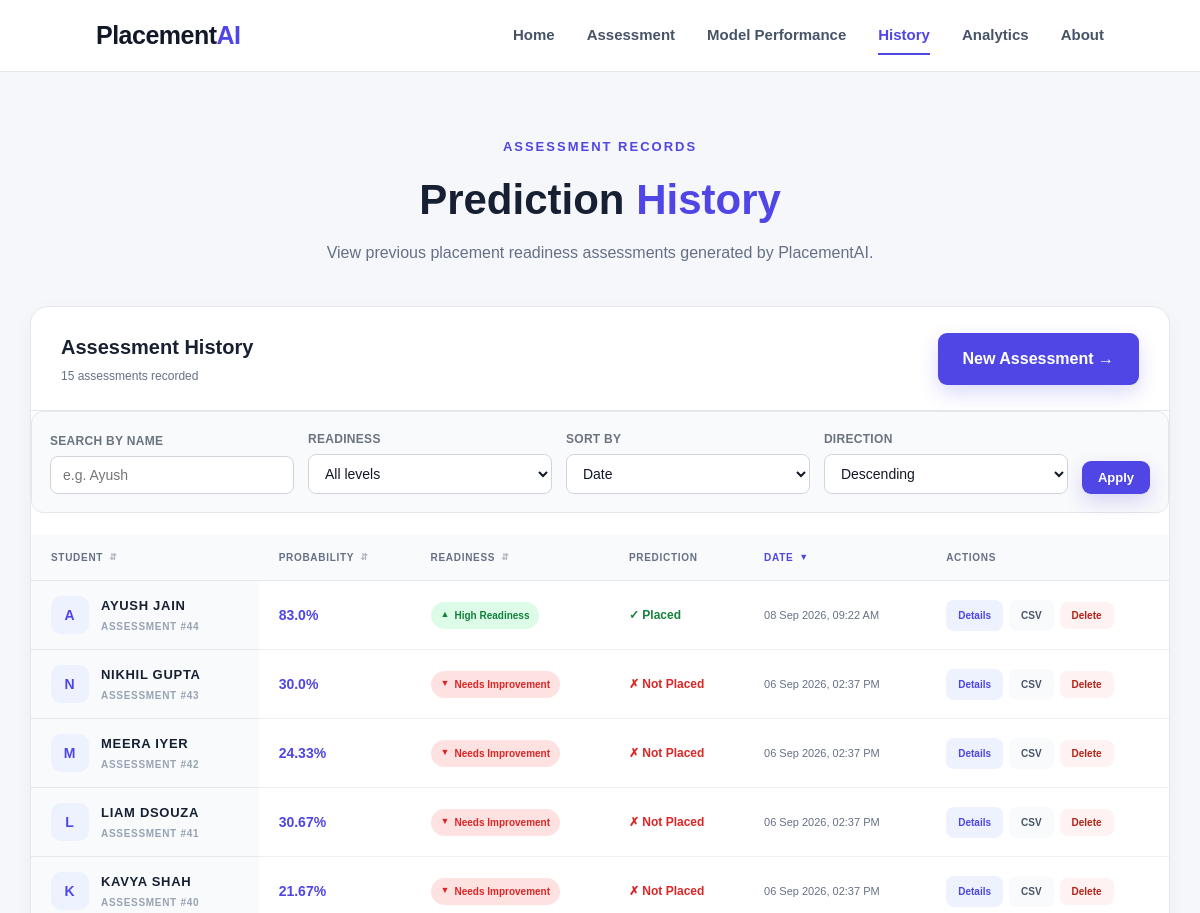
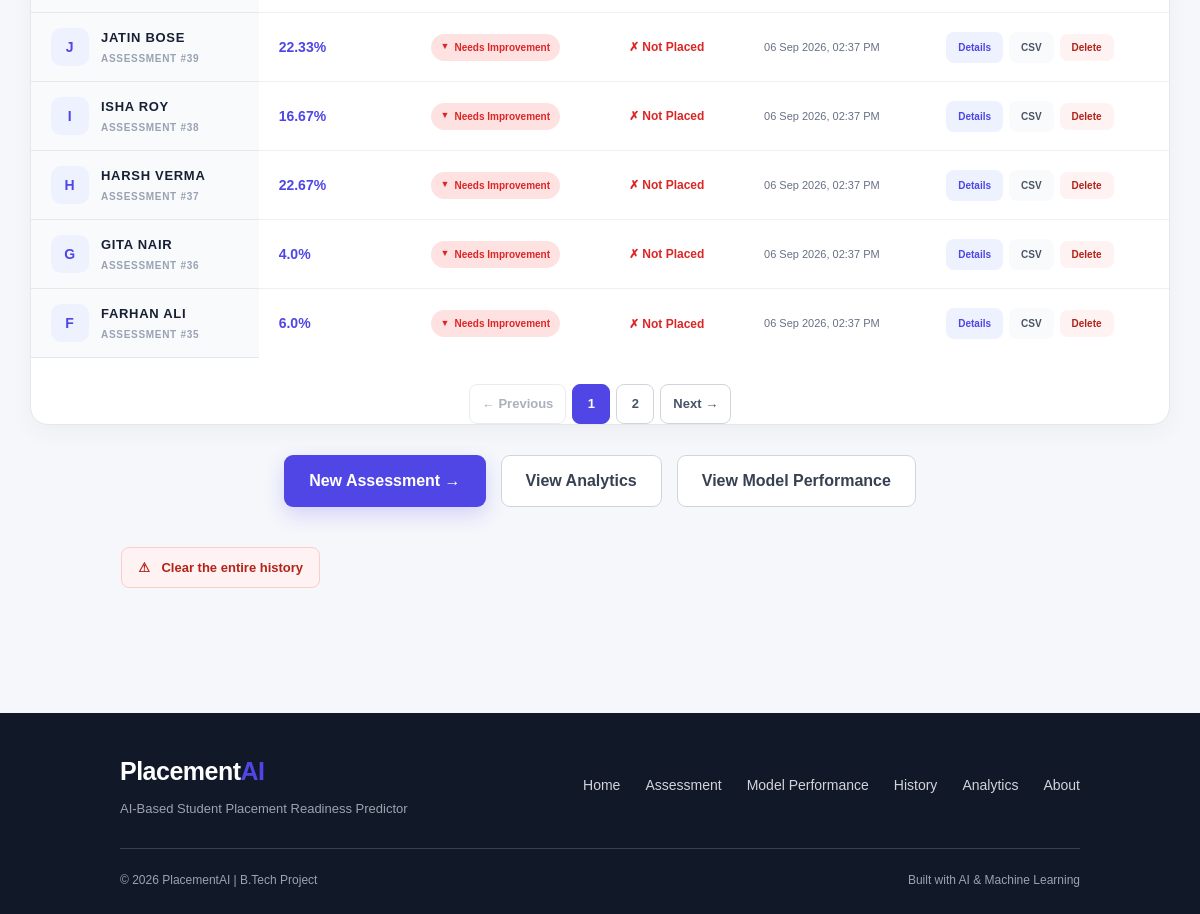
The app's page /history with its own data (2 pictures, top to bottom).
### tables this page shows
CREATE TABLE predictions (

            id INTEGER PRIMARY KEY AUTOINCREMENT,

            student_name TEXT NOT NULL,

            probability REAL NOT NULL,

            status TEXT NOT NULL,

            prediction TEXT NOT NULL,

            assessment_date TEXT NOT NULL

        , student_data TEXT, skills TEXT, recommendations TEXT, shap_data TEXT, created_at TEXT);

### app.py (the view)
@app.route("/history")
def history():
    filters = _history_filters()
    try:
        total = db.count_predictions(
            query=filters["q"],
            status=filters["status"]
        )
        page_size = config.HISTORY_PAGE_SIZE
        total_pages = max(
            1,
            -(-total // page_size)
        )
        page = min(
            filters["page"],
            total_pages
        )
        filters["page"] = page
        predictions = db.list_predictions(
            query=filters["q"],
            status=filters["status"],
            sort=filters["sort"],
            order=filters["order"],
            page=page,
            page_size=page_size
        )
    except Exception:
        logger.error(
            "Could not load prediction history",
            exc_info=True
        )
        return render_template(
            "history.html",
            active_page="history",
            predictions=[],
            filters=filters,
            total=0,
            total_pages=1,
            status_choices=config.STATUS_CHOICES,
            errors=[
                "Unable to load prediction history."
            ]
        )
    return render_template(
        "history.html",
        active_page="history",
        predictions=predictions,
        filters=filters,
        total=total,
        total_pages=total_pages,
        status_choices=config.STATUS_CHOICES
    )

### templates/history.html (shortened to what this page needs)
{% extends "base.html" %}
{% import "_macros.html" as ui %}
{% block main_class %}history-page{% endblock %}
{% set filters = filters or {} %}
{% set has_filters = filters.get('q') or filters.get('status') %}
{% macro sort_link(column, label) %}
    {% set is_active = filters.get('sort') == column %}
    {% set next_order = 'asc' if (is_active and filters.get('order') == 'desc') else 'desc' %}
    <a class="sort-link {% if is_active %}active{% endif %}"
       href="{{ url_for('history',
                        q=filters.get('q') or None,
                        status=filters.get('status') or None,
                        sort=column,
                        order=next_order) }}">
        {{ label }}
        <span class="sort-arrow" aria-hidden="true">
            {%- if is_active -%}
                {{ '&#9650;'|safe if filters.get('order') == 'asc' else '&#9660;'|safe }}
            {%- else -%}
                &#8693;
            {%- endif -%}
        </span>
    </a>
{% endmacro %}
{% macro page_link(number, label=None, classes="") %}
    <a class="page-link {{ classes }}"
       href="{{ url_for('history',
                        q=filters.get('q') or None,
                        status=filters.get('status') or None,
                        sort=filters.get('sort') or None,
                        order=filters.get('order') or None,
                        page=number if number > 1 else None) }}">
        {{ label or number }}
    </a>
{% endmacro %}
{% block content %}
<section class="history-header">
    <p class="section-tag">
        ASSESSMENT RECORDS
    </p>
    <h1>
        Prediction
        <span>History</span>
    </h1>
    <p>
        View previous placement readiness
        assessments generated by PlacementAI.
    </p>
</section>
<section class="history-container">
    <div class="history-summary">
        <div>
            <h2>
                Assessment History
            </h2>
            <p>
                {% if has_filters %}
                    {{ total }} matching assessment{{ '' if total == 1 else 's' }}
                {% else %}
                    {{ total }} assessment{{ '' if total == 1 else 's' }} recorded
                {% endif %}
            </p>
        </div>
        <a href="{{ url_for('assessment') }}"
           class="btn">
            New Assessment &rarr;
        </a>
    </div>
    <form class="history-toolbar"
          method="GET"
          action="{{ url_for('history') }}"
          role="search">
        <div class="toolbar-field">
            <label for="q">
                Search by name
            </label>
            <input type="search"
                   id="q"
                   name="q"
                   value="{{ filters.get('q', '') }}"
                   placeholder="e.g. Ayush"
                   autocomplete="off">
        </div>
        <div class="toolbar-field">
            <label for="status">
                Readiness
            </label>
            <select id="status" name="status">
                <option value="">
                    All levels
                </option>
            </select>
        </div>
        <div class="toolbar-field">
            <label for="sort">
                Sort by
            </label>
            <select id="sort" name="sort">
                {% for value, label in [
                    ("date", "Date"),
                    ("name", "Student name"),
                    ("probability", "Probability"),
                    ("status", "Readiness")
                ] %}
                    <option value="{{ value }}"
                            {% if filters.get('sort') == value %}selected{% endif %}>
                        {{ label }}
                    </option>
                {% endfor %}
            </select>
        </div>
        <div class="toolbar-field">
            <label for="order">
                Direction
            </label>
            <select id="order" name="order">
                <option value="desc"
                        {% if filters.get('order') != 'asc' %}selected{% endif %}>
                    Descending
                </option>
            </select>
        </div>
        <div class="toolbar-actions">
            <button type="submit" class="btn small">
                Apply
            </button>
        </div>
    </form>
    {% if predictions %}
    <div class="history-table-wrapper">
        <table class="history-table">
            <thead>
                <tr>
                    <th scope="col">
                        {{ sort_link('name', 'Student') }}
                    </th>
                    <th scope="col">
                        {{ sort_link('probability', 'Probability') }}
                    </th>
                    <th scope="col">
                        {{ sort_link('status', 'Readiness') }}
                    </th>
                    <th scope="col">
                        Prediction
                    </th>
                    <th scope="col">
                        {{ sort_link('date', 'Date') }}
                    </th>
                    <th scope="col">
                        Actions
                    </th>
                </tr>
            </thead>
            <tbody>
                {% for item in predictions %}
                <tr>
                    <th scope="row">
                        <div class="history-student">
                            <div class="history-avatar" aria-hidden="true">
                                {{ (item.student_name or '?')[:1]|upper }}
                            </div>
                            <div>
                                <strong>
                                    {{ item.student_name or "Unnamed student" }}
                                </strong>
                                <span>
                                    Assessment #{{ item.id }}
                                </span>
                            </div>
                        </div>
                    </th>
                    <td>
                        <strong class="history-probability">
                            {{ item.probability }}%
                        </strong>
                    </td>
                    <td>
                        {{ ui.status_badge(item.status) }}
                    </td>
                    <td>
                        {{ ui.prediction_badge(item.prediction) }}
                    </td>
                    <td class="history-date">
                        {{ item.assessment_date }}
                    </td>
                    <td>
                        <div class="row-actions">
                            <a href="{{ url_for('prediction_details', prediction_id=item.id) }}"
                               class="details-btn">
                                Details
                            </a>
                            <a href="{{ url_for('export_prediction', prediction_id=item.id) }}"
                               class="details-btn subtle">
                                CSV
                            </a>
                            <form method="POST"
                                  class="inline-form"
                                  action="{{ url_for('delete_prediction', prediction_id=item.id) }}"
                                  data-confirm="Delete the assessment for {{ item.student_name or 'this student' }}? This cannot be undone.">
                                <button type="submit" class="details-btn danger">
                                    Delete
                                </button>
                            </form>
                        </div>
                    </td>
                </tr>
                {% endfor %}
            </tbody>
        </table>
    </div>
    {% if total_pages > 1 %}
    {% set page = filters.get('page', 1) %}
    <nav class="pagination" aria-label="History pages">
        {% if page > 1 %}
            {{ page_link(page - 1, '&larr; Previous'|safe) }}
        {% else %}
            <span class="page-link disabled">&larr; Previous</span>
        {% endif %}
        {% set first = [1, page - 2]|max %}
        {% set last = [total_pages, page + 2]|min %}
        {% for number in range(first, last + 1) %}
            {% if number == page %}
                <span class="page-link current" aria-current="page">
                    {{ number }}
                </span>
            {% else %}
                {{ page_link(number) }}
            {% endif %}
        {% endfor %}
        {% if page < total_pages %}
            {{ page_link(page + 1, 'Next &rarr;'|safe) }}
        {% else %}
            <span class="page-link disabled">Next &rarr;</span>
        {% endif %}
    </nav>
    {% endif %}
    {% endif %}
</section>
<div class="history-actions">
    <a href="{{ url_for('assessment') }}"
       class="btn">
        New Assessment &rarr;
    </a>
    <a href="{{ url_for('analytics') }}"
       class="secondary-btn">
        View Analytics
    </a>
    <a href="{{ url_for('model_performance') }}"
       class="secondary-btn">
        View Model Performance
    </a>
</div>
{% if total > 0 or has_filters %}
<details class="danger-zone">
    <summary>
        Clear the entire history
    </summary>
</details>
{% endif %}
{% endblock %}

### templates/base.html (shortened to what this page needs)
<!DOCTYPE html>
<html lang="en">
<head>
    <link rel="stylesheet"
          href="{{ url_for('static', filename='css/style.css') }}">
</head>
<body>
<nav class="navbar">
    <a href="{{ url_for('home') }}" class="logo">
        Placement<span>AI</span>
    </a>
    <div class="nav-links" id="nav-menu">
        <a href="{{ url_for('home') }}"
           class="nav-link {% if active_page == 'home' %}active{% endif %}"
           {% if active_page == 'home' %}aria-current="page"{% endif %}>
            Home
        </a>
        <a href="{{ url_for('assessment') }}"
           class="nav-link {% if active_page == 'assessment' %}active{% endif %}"
           {% if active_page == 'assessment' %}aria-current="page"{% endif %}>
            Assessment
        </a>
        <a href="{{ url_for('model_performance') }}"
           class="nav-link {% if active_page == 'model-performance' %}active{% endif %}"
           {% if active_page == 'model-performance' %}aria-current="page"{% endif %}>
            Model Performance
        </a>
        <a href="{{ url_for('history') }}"
           class="nav-link {% if active_page == 'history' %}active{% endif %}"
           {% if active_page == 'history' %}aria-current="page"{% endif %}>
            History
        </a>
        <a href="{{ url_for('analytics') }}"
           class="nav-link {% if active_page == 'analytics' %}active{% endif %}"
           {% if active_page == 'analytics' %}aria-current="page"{% endif %}>
            Analytics
        </a>
        <a href="{{ url_for('about') }}"
           class="nav-link {% if active_page == 'about' %}active{% endif %}"
           {% if active_page == 'about' %}aria-current="page"{% endif %}>
            About
        </a>
    </div>
</nav>
<main id="main"
      class="{% block main_class %}{% endblock %}">
    {% block content %}{% endblock %}
</main>
<footer>
    <div class="footer-content">
        <div>
            <div class="logo">
                Placement<span>AI</span>
            </div>
            <p>
                AI-Based Student Placement Readiness Predictor
            </p>
        </div>
        <div class="footer-links">
            <a href="{{ url_for('home') }}">
                Home
            </a>
            <a href="{{ url_for('assessment') }}">
                Assessment
            </a>
            <a href="{{ url_for('model_performance') }}">
                Model Performance
            </a>
            <a href="{{ url_for('history') }}">
                History
            </a>
            <a href="{{ url_for('analytics') }}">
                Analytics
            </a>
            <a href="{{ url_for('about') }}">
                About
            </a>
        </div>
    </div>
    <div class="footer-bottom">
        <p>
            &copy; 2026 PlacementAI | B.Tech Project
        </p>
        <p>
            Built with AI &amp; Machine Learning
        </p>
    </div>
</footer>
</body>
</html>

### templates/_macros.html
{% macro status_class(status) -%}
    {%- if status == "High Readiness" -%}
        high
    {%- elif status == "Moderate Readiness" -%}
        moderate
    {%- else -%}
        low
    {%- endif -%}
{%- endmacro %}
{% macro status_badge(status, extra_class="") %}
    <span class="history-status {{ status_class(status) }} {{ extra_class }}">
        <span class="status-glyph" aria-hidden="true">
            {%- if status == "High Readiness" -%}
                &#9650;
            {%- elif status == "Moderate Readiness" -%}
                &#9679;
            {%- else -%}
                &#9660;
            {%- endif -%}
        </span>
        {{ status }}
    </span>
{% endmacro %}
{% macro prediction_badge(prediction) %}
    {% if prediction is not none
          and (prediction|string|lower == "1"
               or prediction|string|lower == "placed") %}
        <span class="prediction-placed">
            <span aria-hidden="true">&#10003;</span> Placed
        </span>
    {% else %}
        <span class="prediction-not-placed">
            <span aria-hidden="true">&#10007;</span> Not Placed
        </span>
    {% endif %}
{% endmacro %}

### records on screen
predictions: student_name "A", student_name "AYUSH JAIN", id "44", probability "83.0", status "High Readiness", shows "Placed", assessment_date "08 Sep 2026, 09:22 AM"
predictions: student_name "N", student_name "NIKHIL GUPTA", id "43", probability "30.0", status "Needs Improvement", shows "Not Placed", assessment_date "06 Sep 2026, 02:37 PM"
predictions: student_name "M", student_name "MEERA IYER", id "42", probability "24.33", status "Needs Improvement", shows "Not Placed", assessment_date "06 Sep 2026, 02:37 PM"
predictions: student_name "L", student_name "LIAM DSOUZA", id "41", probability "30.67", status "Needs Improvement", shows "Not Placed", assessment_date "06 Sep 2026, 02:37 PM"
predictions: student_name "K", student_name "KAVYA SHAH", id "40", probability "21.67", status "Needs Improvement", shows "Not Placed", assessment_date "06 Sep 2026, 02:37 PM"
predictions: student_name "J", student_name "JATIN BOSE", id "39", probability "22.33", status "Needs Improvement", shows "Not Placed", assessment_date "06 Sep 2026, 02:37 PM"
predictions: student_name "I", student_name "ISHA ROY", id "38", probability "16.67", status "Needs Improvement", shows "Not Placed", assessment_date "06 Sep 2026, 02:37 PM"
predictions: student_name "H", student_name "HARSH VERMA", id "37", probability "22.67", status "Needs Improvement", shows "Not Placed", assessment_date "06 Sep 2026, 02:37 PM"
predictions: student_name "G", student_name "GITA NAIR", id "36", probability "4.0", status "Needs Improvement", shows "Not Placed", assessment_date "06 Sep 2026, 02:37 PM"
predictions: student_name "F", student_name "FARHAN ALI", id "35", probability "6.0", status "Needs Improvement", shows "Not Placed", assessment_date "06 Sep 2026, 02:37 PM"

### other values on screen
{{ total }} "15"
{{ '' if total == 1 else 's' }} "s"
{{ label }} "STUDENT PROBABILITY READINESS DATE"
{{ '&#9650;'|safe if filters.get('order') == 'asc' else '&#9660;'|safe }} "▼"
{{ number }} "1"
{{ label or number }} "2"
{{ label or number }} "Next →"
form field sort "Date"
